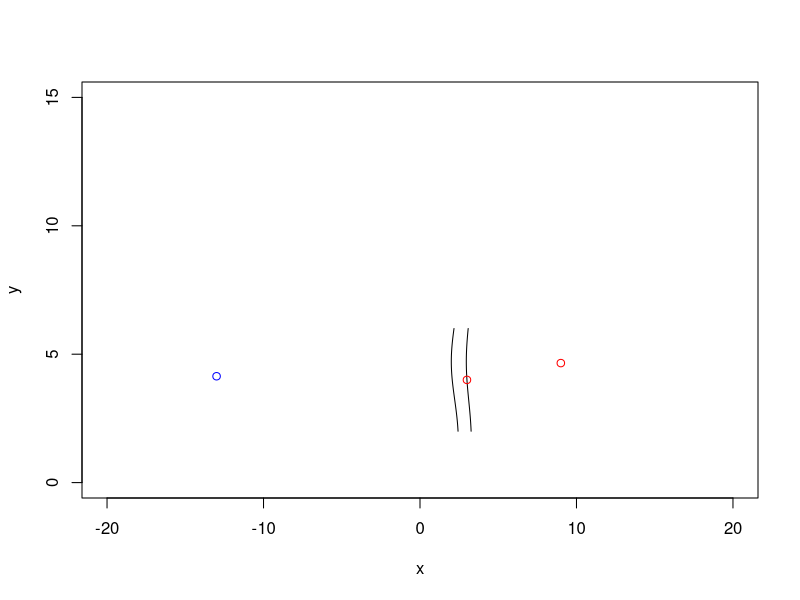

The R source for this figure:
## ---- chunk 1
knitr::opts_chunk$set(echo = TRUE)
## ---- chunk 2
3^2-sin(4)

y=seq(2,6,by=.01)
x=sqrt(9.756802+sin(y))
plot(x,y,ylim=c(0,15),xlim=c(-20,20),type="l")
x=sqrt(5+sin(y))
points(x,y,type="l")


x=3
y=4

X=c(-y^2,sin(x))
points(3,4,col="red")
points(X[1]+3,X[2]+4,col="blue")
points(2*x+3,-cos(y)+4,col="red")
f="x^2-sin(y)"

require(Deriv)
Deriv(f,"x")
Deriv(f,"y")
f_x=2*x
f_y=-cos(y)

Deriv("x^2-sin(y)","x")
Deriv("x^2-sin(y)","y")
-sin(x)*cos(y)-2*x*y^2
c(2*x,-cos(y))%*%c(-y^2,sin(x))
## ---- chunk 3
eta=matrix(c(-1,0,0,0,0,1,0,0,0,0,1,0,0,0,0,1),nrow =4)
b=matrix(c(0,0,0,0,0,0,1,0,0,-1,0,0,0,0,0,0),nrow = 4)
eta%*%b
#b=matrix(c(0,0,0,1,0,0,0,0,0,0,0,0,1,0,0,0),nrow = 4)
eta%*%b%*%c(1,2,3,4)

eta=matrix(c(-1,0,0,0,0,1,0,0,0,0,1,0,0,0,0,1),nrow =4)
b=matrix(c(0,1,0,0,-1,0,0,0,0,0,0,0,0,0,0,0),nrow = 4)
eta%*%b
#b=matrix(c(0,0,0,1,0,0,0,0,0,0,0,0,1,0,0,0),nrow = 4)
eta%*%b%*%c(1,2,3,4)
